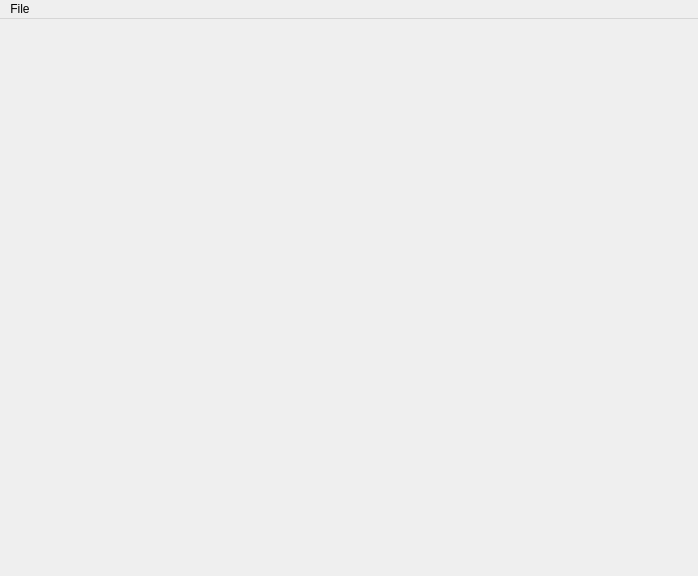
<?xml version="1.0" encoding="UTF-8"?>
<ui version="4.0">
 <class>MainWindow</class>
 <widget class="QMainWindow" name="MainWindow">
  <property name="geometry">
   <rect>
    <x>0</x>
    <y>0</y>
    <width>698</width>
    <height>576</height>
   </rect>
  </property>
  <property name="windowTitle">
   <string>MainWindow</string>
  </property>
  <widget class="QWidget" name="centralWidget"/>
  <widget class="QMenuBar" name="menuBar">
   <property name="geometry">
    <rect>
     <x>0</x>
     <y>0</y>
     <width>698</width>
     <height>27</height>
    </rect>
   </property>
   <widget class="QMenu" name="menuFile">
    <property name="title">
     <string>File</string>
    </property>
    <addaction name="actionConnect_Database"/>
    <addaction name="separator"/>
    <addaction name="actionQuit"/>
   </widget>
   <addaction name="menuFile"/>
  </widget>
  <action name="actionConnect_Database">
   <property name="text">
    <string>Connect Database</string>
   </property>
  </action>
  <action name="actionQuit">
   <property name="text">
    <string>Quit</string>
   </property>
  </action>
 </widget>
 <layoutdefault spacing="6" margin="11"/>
 <resources/>
 <connections/>
</ui>
